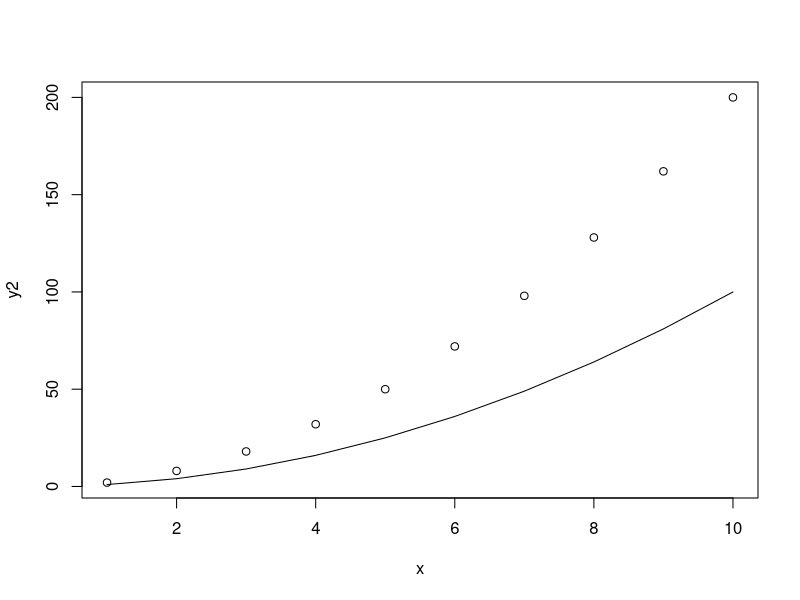
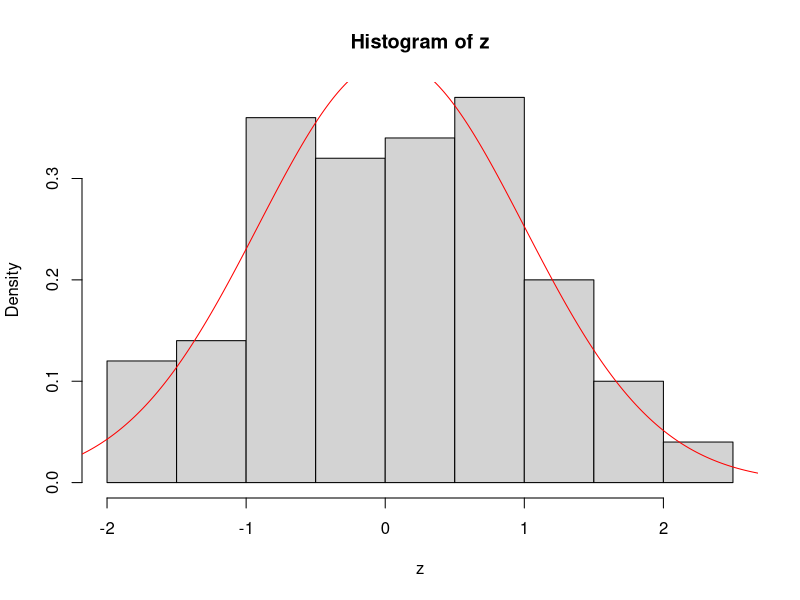

These charts were generated, in order, by the following R code:
## ---- chunk 1
a <- "My name"
a
## ---- chunk 2
1 == 1

1 == 2 

1 & 2 == 1

1 | 2 == 1

1 > 2

1 < 2
## ---- chunk 3
mynumbers <- c(3,5,6,7,9)
mynumbers
mynumbers <- c(1:10)
mynumbers
## ---- chunk 4
a <- seq(0.5,2.5, length=100)
a
b <- seq(1,10,1)
b
mynumbers <- 1:12
m <-matrix(mynumbers, nrow=4)
m
## ---- chunk 5
Students <- c('Rob', 'James', 'Sam', 'Jane')
Marks <- c(20, 45, 65, 52)
myclass <- data.frame(Students, Marks)
myclass[, 1]
myclass[, 2]
mean(myclass[, 2])
## ---- chunk 6
myclass$Students
myclass$Marks
myclass$Students == 'Rob'
myclass[myclass$Students == 'Rob', ]
myclass$Marks > 50
myclass$Marks > 50
myclass[myclass$Marks > 50, ]
## ---- chunk 7
x<-seq(1: 10)
y1<-x ^ 2
y2 <- 2 * x ^ 2
plot(x,y2)
lines(y1)
## ---- chunk 8
z <- rnorm(100)
hist(z, prob=TRUE)
mu <- mean(z)
sig <-sd(z)
x <- seq(-4,4,length=500)
y <- dnorm(x,mu,sig)
lines(x,y, col='red')
## ---- chunk 9
da <- read.csv('../../Data/bac.csv')
head(da)
str(da)
## ---- chunk 10
da$Date <- as.Date(da$Date, format = "%d/%m/%Y")
str(da)
